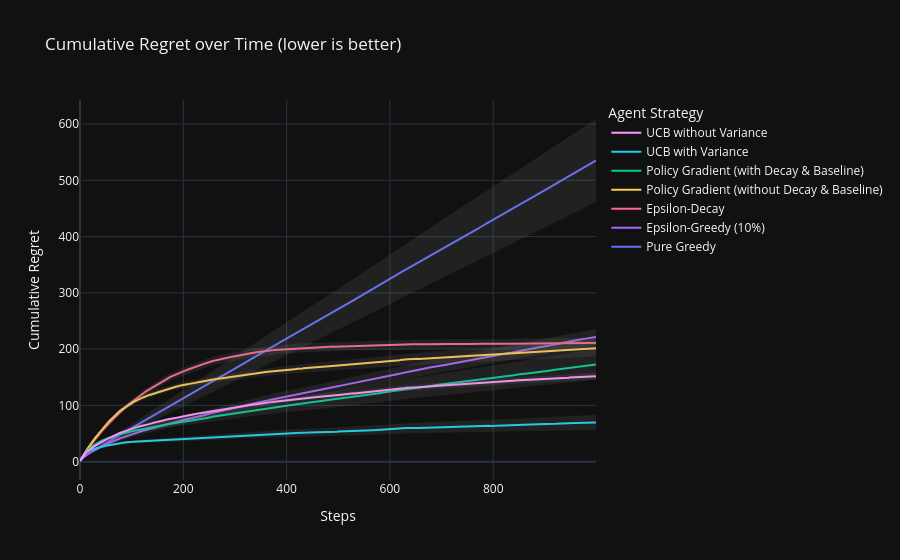

This figure's notebook cell:
### Code cell
fig_regret = go.Figure()

for name in experiments.keys():
    if name not in raw_data or 'optimal_values' not in raw_data[name]:
        continue

    reward_hist = raw_data[name]['reward_history']       # (seeds, steps)
    optimal_vals = raw_data[name]['optimal_values']       # (seeds,)

    # per-step regret per seed, then cumulative sum along steps
    per_step_regret = optimal_vals[:, None] - reward_hist  # broadcast (seeds, steps)
    cum_regret = np.cumsum(per_step_regret, axis=1)        # (seeds, steps)

    mean_regret = cum_regret.mean(axis=0)
    seeds_n = cum_regret.shape[0]
    sem_regret = cum_regret.std(axis=0, ddof=1) / np.sqrt(seeds_n)

    fig_regret.add_trace(go.Scatter(
        y=mean_regret, mode='lines', name=name, line=dict(width=2)
    ))
    line_color = fig_regret.data[-1].line.color
    fig_regret.add_trace(go.Scatter(
        y=mean_regret + 1.96 * sem_regret, mode='lines',
        line=dict(width=0), showlegend=False, hoverinfo='skip'
    ))
    fig_regret.add_trace(go.Scatter(
        y=mean_regret - 1.96 * sem_regret, mode='lines',
        line=dict(width=0), fill='tonexty',
        fillcolor='rgba(128,128,128,0.15)',
        showlegend=False, hoverinfo='skip'
    ))

fig_regret.update_layout(
    title="Cumulative Regret over Time (lower is better)",
    xaxis_title="Steps",
    yaxis_title="Cumulative Regret",
    legend_title="Agent Strategy",
    hovermode="x unified"
)

fig_regret.show()

### Figure 1 — Plotly figure (JSON) as saved in the notebook; plotly's stock layout.template omitted (floating-point values rounded to 4 significant figures; data arrays with more than 128 entries replaced by an {"elided": "..."} marker saying what was removed)
{"data": [{"line": {"width": 2}, "mode": "lines", "name": "Pure Greedy", "type": "scatter", "y": {"elided": "1000 float values"}}, {"hoverinfo": "skip", "line": {"width": 0}, "mode": "lines", "showlegend": false, "type": "scatter", "y": {"elided": "1000 float values"}}, {"fill": "tonexty", "fillcolor": "rgba(128,128,128,0.15)", "hoverinfo": "skip", "line": {"width": 0}, "mode": "lines", "showlegend": false, "type": "scatter", "y": {"elided": "1000 float values"}}, {"line": {"width": 2}, "mode": "lines", "name": "Epsilon-Greedy (10%)", "type": "scatter", "y": {"elided": "1000 float values"}}, {"hoverinfo": "skip", "line": {"width": 0}, "mode": "lines", "showlegend": false, "type": "scatter", "y": {"elided": "1000 float values"}}, {"fill": "tonexty", "fillcolor": "rgba(128,128,128,0.15)", "hoverinfo": "skip", "line": {"width": 0}, "mode": "lines", "showlegend": false, "type": "scatter", "y": {"elided": "1000 float values"}}, {"line": {"width": 2}, "mode": "lines", "name": "Epsilon-Decay", "type": "scatter", "y": {"elided": "1000 float values"}}, {"hoverinfo": "skip", "line": {"width": 0}, "mode": "lines", "showlegend": false, "type": "scatter", "y": {"elided": "1000 float values"}}, {"fill": "tonexty", "fillcolor": "rgba(128,128,128,0.15)", "hoverinfo": "skip", "line": {"width": 0}, "mode": "lines", "showlegend": false, "type": "scatter", "y": {"elided": "1000 float values"}}, {"line": {"width": 2}, "mode": "lines", "name": "Policy Gradient (without Decay & Baseline)", "type": "scatter", "y": {"elided": "1000 float values"}}, {"hoverinfo": "skip", "line": {"width": 0}, "mode": "lines", "showlegend": false, "type": "scatter", "y": {"elided": "1000 float values"}}, {"fill": "tonexty", "fillcolor": "rgba(128,128,128,0.15)", "hoverinfo": "skip", "line": {"width": 0}, "mode": "lines", "showlegend": false, "type": "scatter", "y": {"elided": "1000 float values"}}, {"line": {"width": 2}, "mode": "lines", "name": "Policy Gradient (with Decay & Baseline)", "type": "scatter", "y": {"elided": "1000 float values"}}, {"hoverinfo": "skip", "line": {"width": 0}, "mode": "lines", "showlegend": false, "type": "scatter", "y": {"elided": "1000 float values"}}, {"fill": "tonexty", "fillcolor": "rgba(128,128,128,0.15)", "hoverinfo": "skip", "line": {"width": 0}, "mode": "lines", "showlegend": false, "type": "scatter", "y": {"elided": "1000 float values"}}, {"line": {"width": 2}, "mode": "lines", "name": "UCB with Variance", "type": "scatter", "y": {"elided": "1000 float values"}}, {"hoverinfo": "skip", "line": {"width": 0}, "mode": "lines", "showlegend": false, "type": "scatter", "y": {"elided": "1000 float values"}}, {"fill": "tonexty", "fillcolor": "rgba(128,128,128,0.15)", "hoverinfo": "skip", "line": {"width": 0}, "mode": "lines", "showlegend": false, "type": "scatter", "y": {"elided": "1000 float values"}}, {"line": {"width": 2}, "mode": "lines", "name": "UCB without Variance", "type": "scatter", "y": {"elided": "1000 float values"}}, {"hoverinfo": "skip", "line": {"width": 0}, "mode": "lines", "showlegend": false, "type": "scatter", "y": {"elided": "1000 float values"}}, {"fill": "tonexty", "fillcolor": "rgba(128,128,128,0.15)", "hoverinfo": "skip", "line": {"width": 0}, "mode": "lines", "showlegend": false, "type": "scatter", "y": {"elided": "1000 float values"}}], "layout": {"hovermode": "x unified", "legend": {"title": {"text": "Agent Strategy"}}, "title": {"text": "Cumulative Regret over Time (lower is better)"}, "xaxis": {"title": {"text": "Steps"}}, "yaxis": {"title": {"text": "Cumulative Regret"}}}}
